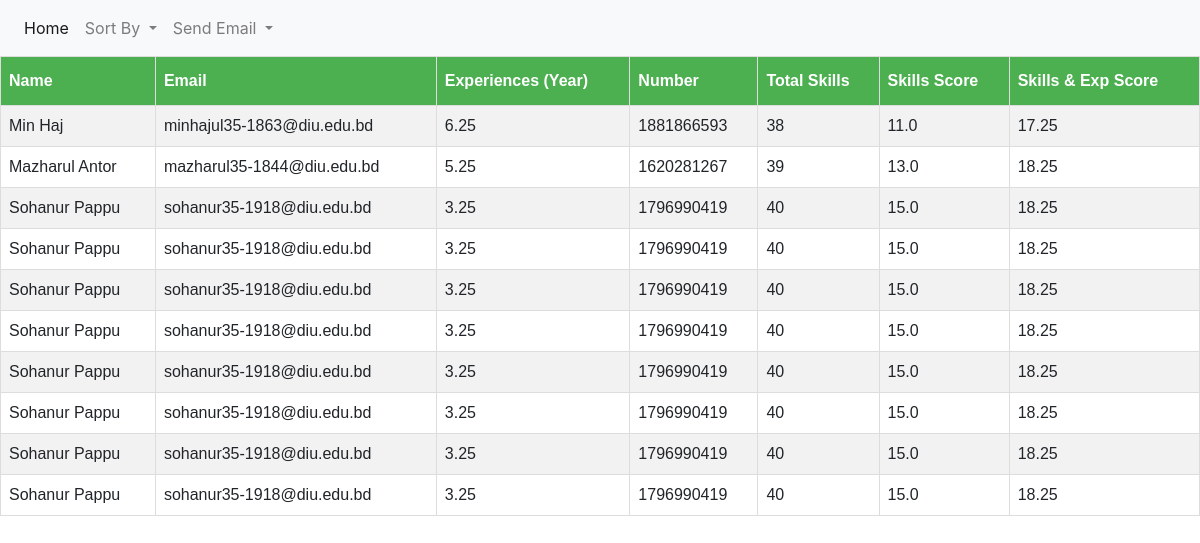
/authority/sorted_list_1/ (signed in), run on an earlier commit of the app's database.
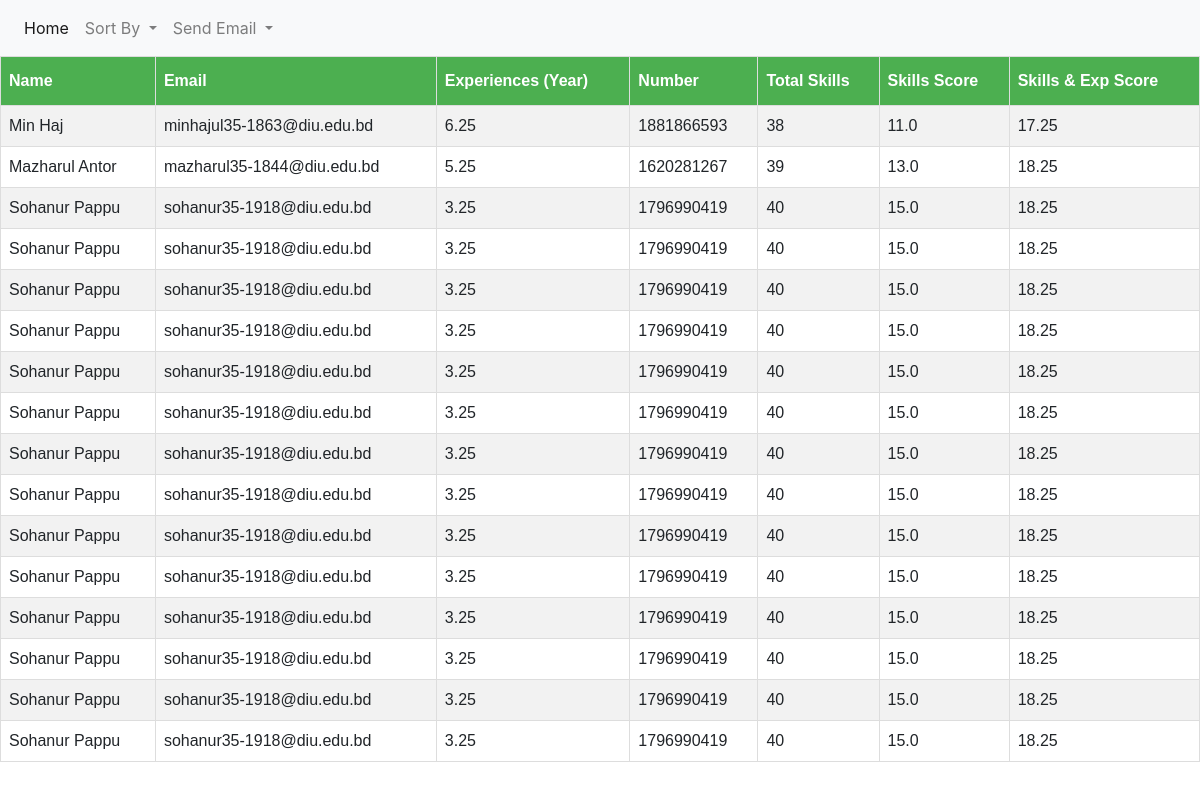
And on a later commit of the database.
### Candidate/models.py (models this page shows)
class Candidate(models.Model):
    candidateId = models.AutoField(primary_key=True)
    name = models.CharField(max_length=100)
    email = models.EmailField(max_length=100)
    phone = models.CharField(max_length=20)
    total_experiences = models.FloatField()
    total_skills = models.IntegerField()
    designation = models.CharField(max_length=50)
    company = models.CharField(max_length=100)
    skills_score = models.FloatField()
    experiences_skills_combined_score = models.FloatField()

### Authority/views.py (the view)
# urls.py: path('sorted_list_1/', sorted_list_1, name='sorted_list_1'),
def sorted_list_1(request):
    if 'username' not in request.session:
        return render(request, "Account/login.html", {})
    candidates = Candidate.objects.all()
    candidates = list(candidates)
    candidates.sort(key=lambda c: c.total_experiences, reverse=True)
    return render(request, "Authority/sorted_list.html", {'candidates': candidates})

### Authority/templates/Authority/sorted_list.html (shortened to what this page needs)
{% extends "Authority/base.html" %}
{% block content %}
<table id="customers">
    <tr>
        <th>Name</th>
        <th>Email</th>
        <th>Experiences (Year)</th>
        <th>Number</th>
        <th>Total Skills</th>
        <th>Skills Score</th>
        <th>Skills & Exp Score</th>
    </tr>
    {% for candidate in candidates %}
    <tr>
      <td>{{candidate.name}}</td>
      <td>{{candidate.email}}</td>
      <td>{{candidate.total_experiences}}</td>
      <td>{{candidate.phone}}</td>
      <td>{{candidate.total_skills}}</td>
      <td>{{candidate.skills_score}}</td>
      <td>{{candidate.experiences_skills_combined_score}}</td>
    </tr>
    {% endfor %}
  </table>
{% endblock content %}

### Authority/templates/Authority/base.html (shortened to what this page needs)
{% load static %}
<!DOCTYPE html>
<html>
    <head>
        <link rel="stylesheet" href="https://stackpath.bootstrapcdn.com/bootstrap/4.4.1/css/bootstrap.min.css">
    </head>
    <body>
                  <nav class="navbar navbar-expand-lg navbar-light bg-light">
            <div class="collapse navbar-collapse" id="navbarSupportedContent">
              <ul class="navbar-nav mr-auto">
                <li class="nav-item active">
                  <a class="nav-link" href="/authority/home/">Home</a>
                </li>
                <li class="nav-item dropdown">
                  <a class="nav-link dropdown-toggle" href="#" id="navbarDropdown" role="button" data-toggle="dropdown" aria-haspopup="true" aria-expanded="false">
                    Sort By
                  </a>
                </li>
                  <li class="nav-item dropdown">
                  <a class="nav-link dropdown-toggle" href="#" id="navbarDropdown" role="button" data-toggle="dropdown" aria-haspopup="true" aria-expanded="false">
                    Send Email
                  </a>
                </li>
              </ul>
            </div>
          </nav>
        {% block content %}{% endblock %}
    </body>
</html>

### Authority/templates/Authority/sorted_list.html (style rules this page uses)
#customers { font-family: "Trebuchet MS", Arial, Helvetica, sans-serif; border-collapse: collapse; width: 100%; }
#customers td, #customers th { border: 1px solid #ddd; padding: 8px; }
#customers tr:nth-child(even) { background-color: #f2f2f2; }
#customers th { padding-top: 12px; padding-bottom: 12px; text-align: left; background-color: #4CAF50; color: white; }

What changed in the data, as far as the page shows it:
added Candidate: name "Sohanur Pappu", email "sohanur35-1918@diu.edu.bd", total_experiences "3.25", phone "1796990419", total_skills "40", skills_score "15.0", experiences_skills_combined_score "18.25"
added Candidate: name "Sohanur Pappu", email "sohanur35-1918@diu.edu.bd", total_experiences "3.25", phone "1796990419", total_skills "40", skills_score "15.0", experiences_skills_combined_score "18.25"
added Candidate: name "Sohanur Pappu", email "sohanur35-1918@diu.edu.bd", total_experiences "3.25", phone "1796990419", total_skills "40", skills_score "15.0", experiences_skills_combined_score "18.25"
added Candidate: name "Sohanur Pappu", email "sohanur35-1918@diu.edu.bd", total_experiences "3.25", phone "1796990419", total_skills "40", skills_score "15.0", experiences_skills_combined_score "18.25"
added Candidate: name "Sohanur Pappu", email "sohanur35-1918@diu.edu.bd", total_experiences "3.25", phone "1796990419", total_skills "40", skills_score "15.0", experiences_skills_combined_score "18.25"
added Candidate: name "Sohanur Pappu", email "sohanur35-1918@diu.edu.bd", total_experiences "3.25", phone "1796990419", total_skills "40", skills_score "15.0", experiences_skills_combined_score "18.25"
